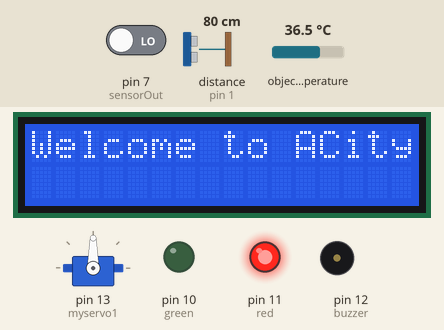
Bench run of a sketch on a simulated Arduino Uno, built with avr-gcc and run on an emulated ATmega328P. Shown: servo, 16×2 character LCD, output pins drawn as LEDs (lit = HIGH), buzzer (waves = sounding). Wiring (inferred from the names in the program): ultrasonic range finder: trigger pin 2; echo pin 1. The test bench sets the inputs (shaded band); at power-on: distance to the obstacle (sensor on pin 1) 80 cm, pin 7 (sensorOut) LOW, object temperature 36.5 °C. The echo pulse lasts 58.3 µs per cm; pins used as bus, display or sensor lines are not drawn.

Above: at 1.2 s.
1.3 s: distance to the obstacle (sensor on pin 1) set to 23 cm
2.8 s: distance to the obstacle (sensor on pin 1) set to 19 cm
At 4.0 s:
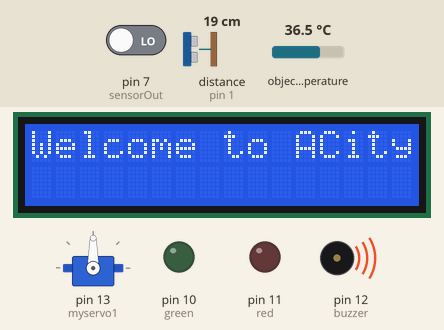
5.8 s: distance to the obstacle (sensor on pin 1) set to 35 cm
At 8.5 s:
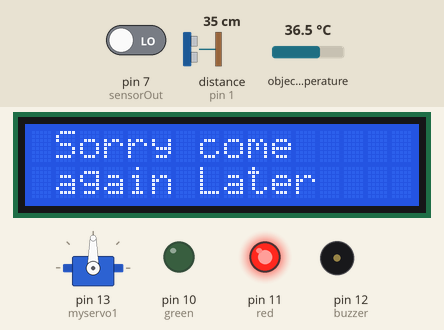
8.8 s: distance to the obstacle (sensor on pin 1) set to 2 cm
At 9.8 s:
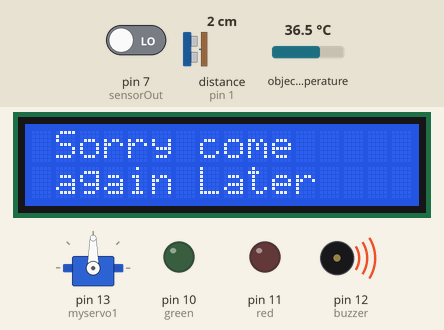
11.8 s: distance to the obstacle (sensor on pin 1) set to 60 cm
At 14.5 s:
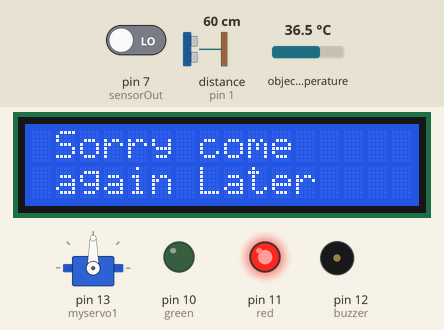
14.8 s: distance to the obstacle (sensor on pin 1) set to 4 cm
At 16.7 s:
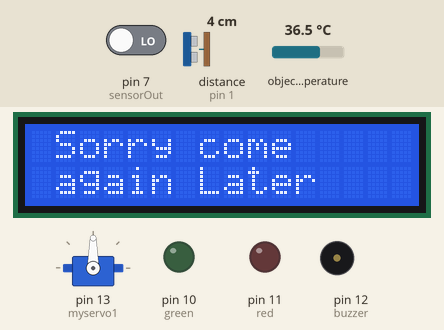
Timing chart, 0 to 18.2 s (numbered marks = the images above; inputs shaded):
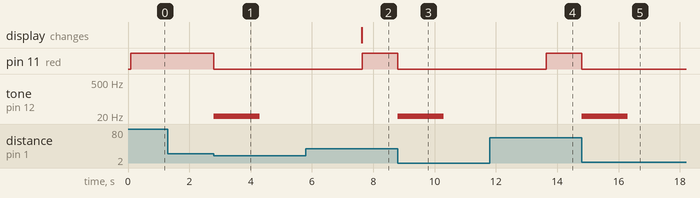

Measured:
- the behaviour switches between 22 and 21 cm on distance to the obstacle (sensor on pin 1) (found by bisection; images 0 and 1)
- after the input at 1.3 s, every drawn part: stays the same
- after the input at 2.8 s, pin 11 (red): HIGH → LOW at once; tone on pin 12 (buzzer): silent → 5 Hz at once, → silent 1.5 s later
- after the input at 5.8 s, pin 11 (red): LOW → HIGH after 1.8 s; tone on pin 12 (buzzer): stays silent (without the input it goes to 5 Hz after 1.8 s)
- after the input at 8.8 s, pin 11 (red): HIGH → LOW at once; tone on pin 12 (buzzer): silent → 5 Hz at once, → silent 1.5 s later
- after the input at 11.8 s, pin 11 (red): LOW → HIGH after 1.8 s; tone on pin 12 (buzzer): stays silent (without the input it goes to 5 Hz after 1.8 s)
- after the input at 14.8 s, pin 11 (red): HIGH → LOW at once; tone on pin 12 (buzzer): silent → 5 Hz at once, → silent 1.5 s later

The sketch:

comp.ino
```cpp
#include <Servo.h>
#include <Adafruit_MLX90614.h>
#include <LiquidCrystal_I2C.h>


Adafruit_MLX90614 mlx = Adafruit_MLX90614();
LiquidCrystal_I2C lcd(0x27, 16 ,2); //


#define S0 3
#define S1 4
#define S2 6
#define S3 5
#define sensorOut 7

//ultra
int trigger = 2;
int echo = 1;
int buzzer = 12;
int red= 11;
int green= 10;

int maskcol;

//color
int redfrequency = 0;
int grefreq= 0;
int blfreq= 0;
bool mask;


int distance ;
int timer;

//temperature
int temp_obj;
bool enter_temp;
Servo myservo1;

void setup() {

  myservo1.attach(13);
  pinMode(S0, OUTPUT);
  pinMode(S1, OUTPUT);
  pinMode(S2, OUTPUT);
  pinMode(S3, OUTPUT);
  pinMode(sensorOut, INPUT);

  pinMode(trigger, OUTPUT);
  pinMode(echo, INPUT);
  pinMode(buzzer, OUTPUT);
  pinMode(red, OUTPUT);
  pinMode(green, OUTPUT);

  // Setting frequency-scaling to 20%
  digitalWrite(S0,HIGH);
  digitalWrite(S1,LOW);

  mlx.begin();

  lcd.begin();
  lcd.backlight();//Power on the back light
  lcd.print("Welcome to ACity");// Power off the back light

}

void loop() {

  digitalWrite (trigger, HIGH);
  delayMicroseconds(10);
  digitalWrite (trigger, LOW);
  timer = pulseIn (echo, HIGH);
  distance = (timer * 0.034) / 2;

    if (distance <= 20)
  {
     digitalWrite(red, LOW);
    //digitalWrite(green, HIGH);
     tone(buzzer,5);
     delay(1500);
     noTone(buzzer);
     check();
     digitalWrite(red, LOW);
    //digitalWrite(green, HIGH);
    temp_obj = mlx.readObjectTempC();
   }
   else {

    digitalWrite(red, HIGH);
    digitalWrite(green, LOW);
    }


}
void check(){
  readmask();
  readtemp();

  if ((mask== 1) && (enter_temp==1)){

//    myservo1.write(-180);
//            delay(1500);
//            myservo1.write(0);
//           lcd.clear();//Clean the screen
//    lcd.setCursor(0,0);
//    lcd.print(" Come on In");

    digitalWrite(green, HIGH);
    delay(1500);
    digitalWrite(green, LOW);
    }

  else{
    lcd.clear();//Clean the screen
    lcd.setCursor(0,0);
    lcd.print(" Sorry come ");
    lcd.setCursor(0,1);
    lcd.print(" again Later");
}

}

void readmask(){
  // Setting red filtered photodiodes to be read
  digitalWrite(S2,LOW);
  digitalWrite(S3,LOW);
  // Reading the output frequency
  redfrequency = pulseIn(sensorOut, LOW);
  delay(100);

  // Setting Green filtered photodiodes to be read
  digitalWrite(S2,HIGH);
  digitalWrite(S3,HIGH);
  // Reading the output frequency
  grefreq = pulseIn(sensorOut, LOW);
  delay(100);

  // Setting Blue filtered photodiodes to be read
  digitalWrite(S2,LOW);
  digitalWrite(S3,HIGH);
  // Reading the output frequency
  blfreq = pulseIn(sensorOut, LOW);
  delay(100);

  maskcheck();
}

void maskcheck(){
////checking the colors

    //black
    //find a way to control black
    //if(redfrequency> 280 && redfrequency< 318 && blfreq> 296 && blfreq< 325 && grefreq > 370 && grefreq < 410){
//    if((redfrequency> 280 && redfrequency< 300 && blfreq> 290 && blfreq< 310 && grefreq > 355 && grefreq < 380)|| (redfrequency> 260 && redfrequency< 280 && blfreq> 270 && blfreq< 290 && grefreq > 330 && grefreq < 360)){
//     mask= true;
//   myservo1.write(180);
//    delay(1500);
//    myservo1.write(0);
//    }

//blue
    //else if(redfrequency> 250 && redfrequency< 280 && blfreq> 250 && blfreq< 300 && grefreq > 310 && grefreq < 370){
       if(redfrequency> 210 && redfrequency< 250 && blfreq> 200 && blfreq< 240 && grefreq > 250 && grefreq < 290){
    mask= true;
    }

 //white
    //else if(redfrequency> 230 && redfrequency< 270 && blfreq> 230 && blfreq< 290 && grefreq > 300 && grefreq < 380){
    else if(redfrequency> 210 && redfrequency< 230 && blfreq> 210 && blfreq< 230 && grefreq > 260 && grefreq < 280){
    mask= true;
    }

    else{
    mask= false;
    }

}

void readtemp(){

           if (temp_obj>30 && temp_obj<38){
            enter_temp= true;

          }

           if (temp_obj>38){
            enter_temp= false;

           }
   }
```
